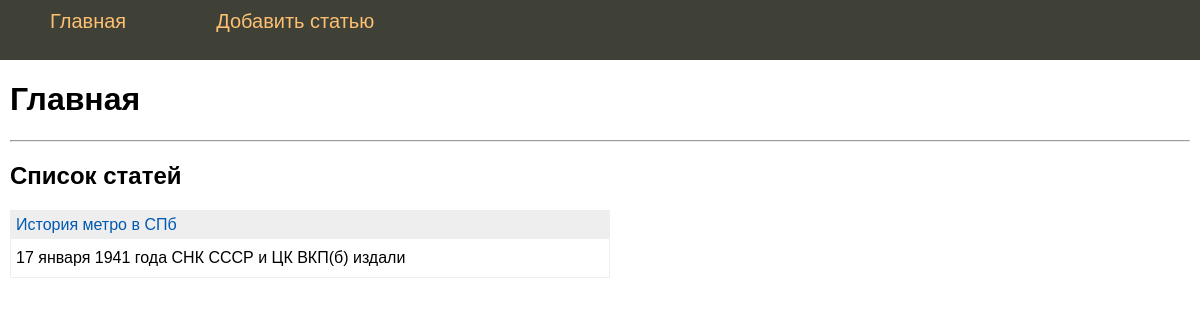
The app's page /, older data.
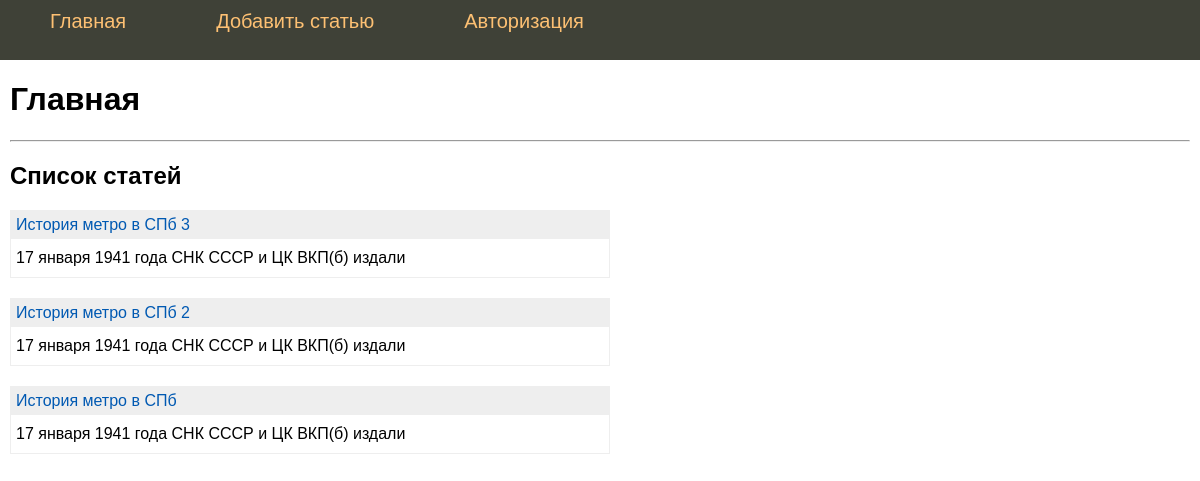
The same page, newer data.
### tables this page shows
CREATE TABLE mainmenu (
  id integer PRIMARY KEY AUTOINCREMENT,
  title text NOT NULL,
  url text NOT NULL
);

CREATE TABLE posts (
  id integer PRIMARY KEY AUTOINCREMENT,
  title text NOT NULL,
  text text NOT NULL,
  url text NOT NULL,
  time integer NOT NULL
);

### flsite_db.py (the view)
@app.route("/")
def index():
  return render_template('index_db.html', title = "Главная",hesh = dbase.getMenu(), posts = dbase.getPostsAnnonce())

### FDataBase.py (called while the page is built)
  def getMenu(self):
    sql = '''SELECT * FROM mainmenu'''
    try:
      self.__cur.execute(sql)
      res = self.__cur.fetchall()
      if res: return res
    except:
      print("Ошибка чтения из БД")
    return []

  def getPostsAnnonce(self):
    try:
      self.__cur.execute(f"SELECT id, title, text, url FROM posts ORDER BY time DESC")
      res = self.__cur.fetchall()
      if res: return res
    except sqlite3.Error as e:
      print ("Ошибка получения статьи из БД" + str(e))
    return []

### flsite_db.py (called while the page is built)
def connect_db():
  conn = sqlite3.connect(app.config['DATABASE'])
  conn.row_factory = sqlite3.Row
  return conn

def get_db():
  if not hasattr(g, 'link_db'):
    g.link_db = connect_db()
  return g.link_db

@app.before_request
def before_request():
  global dbase
  db = get_db()
  dbase = FDataBase(db)

### templates/index_db.html
{% extends 'base.html' %}
{% block content %}
{{ super() }}
<hr>
<h2>Список статей</h2>
<ul class="list-posts">
  {% for p in posts %}
  <li>
    <p class="title"><a href="{{ url_for('showPost', alias=p.url)}}">{{ p.title }}</a></p>
    <p class="annonce">{{ p.text[:50] | striptags}}</p>
  </li>
  {% endfor %}
</ul>
{% endblock %}

### templates/base.html (shortened to what this page needs)
<!DOCTYPE html>
<html>
  <head>
    <link type="text/css" href="{{ url_for('static', filename='css/styles.css')}}" rel="stylesheet" />
  </head>
  <body>
    {% block content -%}
      {%- block mainmenu -%}
        <ul class="mainmenu">
          {% for m in hesh %}
          <li><a href="{{m.url}}">{{m.title}}</a></li>
          {% endfor %}
        </ul>
      {% endblock mainmenu -%}
      <div class="content">
        {% if title %}
          <h1>{{ title }}</h1>
        {% else %}
          <h1>Страница</h1>
        {% endif %}
        {% endblock %}
      </div>
  </body>
</html>

### static/css/styles.css (style rules this page uses)
html, body { font-family: 'Arial'; margin: 0; padding: 0; height: 100%; width: 100%; }
a { color: #0059b2; text-decoration: none; }
ul.mainmenu { list-style: none; background: #3F4137; height: 60px; margin: 0; padding: 0; color: #fdc073; font-size: 20px; overflow: hidden; }
ul.mainmenu li { float: left; margin: 10px 40px 0 50px; }
ul.mainmenu li a { color: #fdc073; text-decoration: none; }
div.content { margin: 10px; }
ul.list-posts { list-style: none; margin: 0; padding: 0; max-width: 600px; }
ul.list-posts li { margin: 20px 0 0 0; border: 1px solid #eee }
ul.list-posts .title { margin: 0; padding: 5px; background: #eee; }
ul.list-posts .annonce { margin: 0; padding: 10px 5px 10px 5px; }

Row changes from the older to the newer data that the page shows:
added mainmenu: title "Авторизация"
added posts: title "История метро в СПб 3", text "17 января 1941 года СНК СССР и ЦК ВКП(б) издали"
added posts: title "История метро в СПб 2", text "17 января 1941 года СНК СССР и ЦК ВКП(б) издали"
